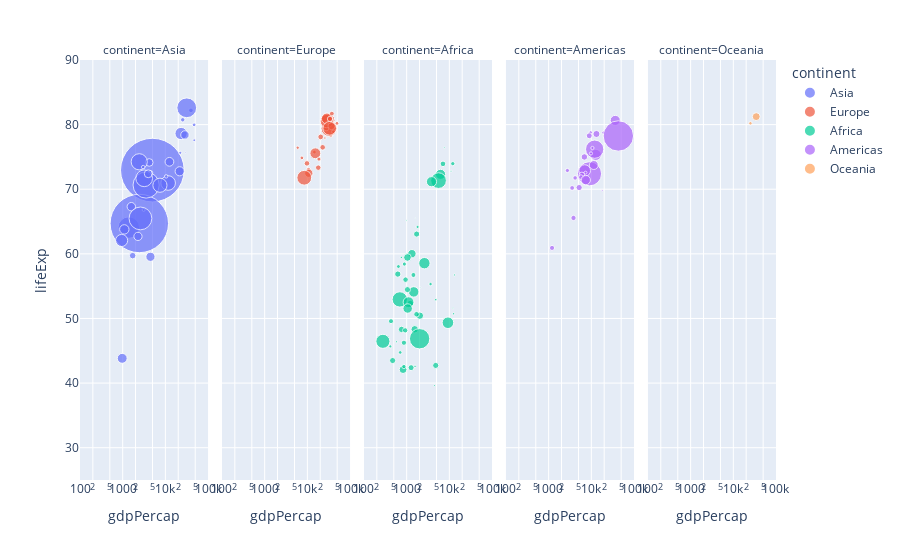

Notebook cell for this chart:
### Code cell
fig = px.scatter(df, x="gdpPercap", y="lifeExp", animation_frame="year", animation_group="country",
           size="pop", color="continent", hover_name="country", facet_col="continent",
           log_x=True, size_max=45, range_x=[100,100000], range_y=[25,90])
fig.show()

### Figure 1 — Plotly figure (JSON) as saved in the notebook; plotly's stock layout.template omitted (floating-point values rounded to 4 significant figures)
{"data": [{"hovertemplate": "<b>%{hovertext}</b><br><br>continent=Asia<br>year=2007<br>gdpPercap=%{x}<br>lifeExp=%{y}<br>pop=%{marker.size}<extra></extra>", "hovertext": ["Afghanistan", "Bahrain", "Bangladesh", "Cambodia", "China", "Hong Kong, China", "India", "Indonesia", "Iran", "Iraq", "Israel", "Japan", "Jordan", "Korea, Dem. Rep.", "Korea, Rep.", "Kuwait", "Lebanon", "Malaysia", "Mongolia", "Myanmar", "Nepal", "Oman", "Pakistan", "Philippines", "Saudi Arabia", "Singapore", "Sri Lanka", "Syria", "Taiwan", "Thailand", "Vietnam", "West Bank and Gaza", "Yemen, Rep."], "ids": ["Afghanistan", "Bahrain", "Bangladesh", "Cambodia", "China", "Hong Kong, China", "India", "Indonesia", "Iran", "Iraq", "Israel", "Japan", "Jordan", "Korea, Dem. Rep.", "Korea, Rep.", "Kuwait", "Lebanon", "Malaysia", "Mongolia", "Myanmar", "Nepal", "Oman", "Pakistan", "Philippines", "Saudi Arabia", "Singapore", "Sri Lanka", "Syria", "Taiwan", "Thailand", "Vietnam", "West Bank and Gaza", "Yemen, Rep."], "legendgroup": "Asia", "marker": {"color": "#636efa", "size": [31889923, 708573, 150448339, 14131858, 1318683096, 6980412, 1110396331, 223547000, 69453570, 27499638, 6426679, 127467972, 6053193, 23301725, 49044790, 2505559, 3921278, 24821286, 2874127, 47761980, 28901790, 3204897, 169270617, 91077287, 27601038, 4553009, 20378239, 19314747, 23174294, 65068149, 85262356, 4018332, 22211743], "sizemode": "area", "sizeref": 651200.0, "symbol": "circle"}, "mode": "markers", "name": "Asia", "orientation": "v", "showlegend": true, "type": "scatter", "x": [974.6, 29800.0, 1391.0, 1714.0, 4959.0, 39720.0, 2452.0, 3541.0, 11610.0, 4471.0, 25520.0, 31660.0, 4519.0, 1593.0, 23350.0, 47310.0, 10460.0, 12450.0, 3096.0, 944, 1091.0, 22320.0, 2606.0, 3190.0, 21650.0, 47140.0, 3970.0, 4185.0, 28720.0, 7458.0, 2442.0, 3025.0, 2281.0], "xaxis": "x", "y": [43.83, 75.64, 64.06, 59.72, 72.96, 82.21, 64.7, 70.65, 70.96, 59.55, 80.75, 82.6, 72.53, 67.3, 78.62, 77.59, 71.99, 74.24, 66.8, 62.07, 63.78, 75.64, 65.48, 71.69, 72.78, 79.97, 72.4, 74.14, 78.4, 70.62, 74.25, 73.42, 62.7], "yaxis": "y"}, {"hovertemplate": "<b>%{hovertext}</b><br><br>continent=Europe<br>year=2007<br>gdpPercap=%{x}<br>lifeExp=%{y}<br>pop=%{marker.size}<extra></extra>", "hovertext": ["Albania", "Austria", "Belgium", "Bosnia and Herzegovina", "Bulgaria", "Croatia", "Czech Republic", "Denmark", "Finland", "France", "Germany", "Greece", "Hungary", "Iceland", "Ireland", "Italy", "Montenegro", "Netherlands", "Norway", "Poland", "Portugal", "Romania", "Serbia", "Slovak Republic", "Slovenia", "Spain", "Sweden", "Switzerland", "Turkey", "United Kingdom"], "ids": ["Albania", "Austria", "Belgium", "Bosnia and Herzegovina", "Bulgaria", "Croatia", "Czech Republic", "Denmark", "Finland", "France", "Germany", "Greece", "Hungary", "Iceland", "Ireland", "Italy", "Montenegro", "Netherlands", "Norway", "Poland", "Portugal", "Romania", "Serbia", "Slovak Republic", "Slovenia", "Spain", "Sweden", "Switzerland", "Turkey", "United Kingdom"], "legendgroup": "Europe", "marker": {"color": "#EF553B", "size": [3600523, 8199783, 10392226, 4552198, 7322858, 4493312, 10228744, 5468120, 5238460, 61083916, 82400996, 10706290, 9956108, 301931, 4109086, 58147733, 684736, 16570613, 4627926, 38518241, 10642836, 22276056, 10150265, 5447502, 2009245, 40448191, 9031088, 7554661, 71158647, 60776238], "sizemode": "area", "sizeref": 651200.0, "symbol": "circle"}, "mode": "markers", "name": "Europe", "orientation": "v", "showlegend": true, "type": "scatter", "x": [5937.0, 36130.0, 33690.0, 7446.0, 10680.0, 14620.0, 22830.0, 35280.0, 33210.0, 30470.0, 32170.0, 27540.0, 18010.0, 36180.0, 40680.0, 28570.0, 9254.0, 36800.0, 49360.0, 15390.0, 20510.0, 10810.0, 9787.0, 18680.0, 25770.0, 28820.0, 33860.0, 37510.0, 8458.0, 33200.0], "xaxis": "x2", "y": [76.42, 79.83, 79.44, 74.85, 73.0, 75.75, 76.49, 78.33, 79.31, 80.66, 79.41, 79.48, 73.34, 81.76, 78.89, 80.55, 74.54, 79.76, 80.2, 75.56, 78.1, 72.48, 74.0, 74.66, 77.93, 80.94, 80.88, 81.7, 71.78, 79.42], "yaxis": "y2"}, {"hovertemplate": "<b>%{hovertext}</b><br><br>continent=Africa<br>year=2007<br>gdpPercap=%{x}<br>lifeExp=%{y}<br>pop=%{marker.size}<extra></extra>", "hovertext": ["Algeria", "Angola", "Benin", "Botswana", "Burkina Faso", "Burundi", "Cameroon", "Central African Republic", "Chad", "Comoros", "Congo, Dem. Rep.", "Congo, Rep.", "Cote d'Ivoire", "Djibouti", "Egypt", "Equatorial Guinea", "Eritrea", "Ethiopia", "Gabon", "Gambia", "Ghana", "Guinea", "Guinea-Bissau", "Kenya", "Lesotho", "Liberia", "Libya", "Madagascar", "Malawi", "Mali", "Mauritania", "Mauritius", "Morocco", "Mozambique", "Namibia", "Niger", "Nigeria", "Reunion", "Rwanda", "Sao Tome and Principe", "Senegal", "Sierra Leone", "Somalia", "South Africa", "Sudan", "Swaziland", "Tanzania", "Togo", "Tunisia", "Uganda", "Zambia", "Zimbabwe"], "ids": ["Algeria", "Angola", "Benin", "Botswana", "Burkina Faso", "Burundi", "Cameroon", "Central African Republic", "Chad", "Comoros", "Congo, Dem. Rep.", "Congo, Rep.", "Cote d'Ivoire", "Djibouti", "Egypt", "Equatorial Guinea", "Eritrea", "Ethiopia", "Gabon", "Gambia", "Ghana", "Guinea", "Guinea-Bissau", "Kenya", "Lesotho", "Liberia", "Libya", "Madagascar", "Malawi", "Mali", "Mauritania", "Mauritius", "Morocco", "Mozambique", "Namibia", "Niger", "Nigeria", "Reunion", "Rwanda", "Sao Tome and Principe", "Senegal", "Sierra Leone", "Somalia", "South Africa", "Sudan", "Swaziland", "Tanzania", "Togo", "Tunisia", "Uganda", "Zambia", "Zimbabwe"], "legendgroup": "Africa", "marker": {"color": "#00cc96", "size": [33333216, 12420476, 8078314, 1639131, 14326203, 8390505, 17696293, 4369038, 10238807, 710960, 64606759, 3800610, 18013409, 496374, 80264543, 551201, 4906585, 76511887, 1454867, 1688359, 22873338, 9947814, 1472041, 35610177, 2012649, 3193942, 6036914, 19167654, 13327079, 12031795, 3270065, 1250882, 33757175, 19951656, 2055080, 12894865, 135031164, 798094, 8860588, 199579, 12267493, 6144562, 9118773, 43997828, 42292929, 1133066, 38139640, 5701579, 10276158, 29170398, 11746035, 12311143], "sizemode": "area", "sizeref": 651200.0, "symbol": "circle"}, "mode": "markers", "name": "Africa", "orientation": "v", "showlegend": true, "type": "scatter", "x": [6223.0, 4797.0, 1441.0, 12570.0, 1217.0, 430.1, 2042.0, 706.0, 1704.0, 986.1, 277.6, 3633.0, 1545.0, 2082.0, 5581.0, 12150.0, 641.4, 690.8, 13210.0, 752.7, 1328.0, 942.7, 579.2, 1463.0, 1569.0, 414.5, 12060.0, 1045.0, 759.3, 1043.0, 1803.0, 10960.0, 3820.0, 823.7, 4811.0, 619.7, 2014.0, 7670.0, 863.1, 1598.0, 1712.0, 862.5, 926.1, 9270.0, 2602.0, 4513.0, 1107.0, 883.0, 7093.0, 1056.0, 1271.0, 469.7], "xaxis": "x3", "y": [72.3, 42.73, 56.73, 50.73, 52.3, 49.58, 50.43, 44.74, 50.65, 65.15, 46.46, 55.32, 48.33, 54.79, 71.34, 51.58, 58.04, 52.95, 56.73, 59.45, 60.02, 56.01, 46.39, 54.11, 42.59, 45.68, 73.95, 59.44, 48.3, 54.47, 64.16, 72.8, 71.16, 42.08, 52.91, 56.87, 46.86, 76.44, 46.24, 65.53, 63.06, 42.57, 48.16, 49.34, 58.56, 39.61, 52.52, 58.42, 73.92, 51.54, 42.38, 43.49], "yaxis": "y3"}, {"hovertemplate": "<b>%{hovertext}</b><br><br>continent=Americas<br>year=2007<br>gdpPercap=%{x}<br>lifeExp=%{y}<br>pop=%{marker.size}<extra></extra>", "hovertext": ["Argentina", "Bolivia", "Brazil", "Canada", "Chile", "Colombia", "Costa Rica", "Cuba", "Dominican Republic", "Ecuador", "El Salvador", "Guatemala", "Haiti", "Honduras", "Jamaica", "Mexico", "Nicaragua", "Panama", "Paraguay", "Peru", "Puerto Rico", "Trinidad and Tobago", "United States", "Uruguay", "Venezuela"], "ids": ["Argentina", "Bolivia", "Brazil", "Canada", "Chile", "Colombia", "Costa Rica", "Cuba", "Dominican Republic", "Ecuador", "El Salvador", "Guatemala", "Haiti", "Honduras", "Jamaica", "Mexico", "Nicaragua", "Panama", "Paraguay", "Peru", "Puerto Rico", "Trinidad and Tobago", "United States", "Uruguay", "Venezuela"], "legendgroup": "Americas", "marker": {"color": "#ab63fa", "size": [40301927, 9119152, 190010647, 33390141, 16284741, 44227550, 4133884, 11416987, 9319622, 13755680, 6939688, 12572928, 8502814, 7483763, 2780132, 108700891, 5675356, 3242173, 6667147, 28674757, 3942491, 1056608, 301139947, 3447496, 26084662], "sizemode": "area", "sizeref": 651200.0, "symbol": "circle"}, "mode": "markers", "name": "Americas", "orientation": "v", "showlegend": true, "type": "scatter", "x": [12780.0, 3822.0, 9066.0, 36320.0, 13170.0, 7007.0, 9645.0, 8948.0, 6025.0, 6873.0, 5728.0, 5186.0, 1202.0, 3548.0, 7321.0, 11980.0, 2749.0, 9809.0, 4173.0, 7409.0, 19330.0, 18010.0, 42950.0, 10610.0, 11420.0], "xaxis": "x4", "y": [75.32, 65.55, 72.39, 80.65, 78.55, 72.89, 78.78, 78.27, 72.23, 74.99, 71.88, 70.26, 60.92, 70.2, 72.57, 76.19, 72.9, 75.54, 71.75, 71.42, 78.75, 69.82, 78.24, 76.38, 73.75], "yaxis": "y4"}, {"hovertemplate": "<b>%{hovertext}</b><br><br>continent=Oceania<br>year=2007<br>gdpPercap=%{x}<br>lifeExp=%{y}<br>pop=%{marker.size}<extra></extra>", "hovertext": ["Australia", "New Zealand"], "ids": ["Australia", "New Zealand"], "legendgroup": "Oceania", "marker": {"color": "#FFA15A", "size": [20434176, 4115771], "sizemode": "area", "sizeref": 651200.0, "symbol": "circle"}, "mode": "markers", "name": "Oceania", "orientation": "v", "showlegend": true, "type": "scatter", "x": [34440.0, 25190.0], "xaxis": "x5", "y": [81.23, 80.2], "yaxis": "y5"}], "layout": {"annotations": [{"font": {}, "showarrow": false, "text": "continent=Asia", "x": 0.092, "xanchor": "center", "xref": "paper", "y": 1, "yanchor": "bottom", "yref": "paper"}, {"font": {}, "showarrow": false, "text": "continent=Europe", "x": 0.296, "xanchor": "center", "xref": "paper", "y": 1, "yanchor": "bottom", "yref": "paper"}, {"font": {}, "showarrow": false, "text": "continent=Africa", "x": 0.5, "xanchor": "center", "xref": "paper", "y": 1, "yanchor": "bottom", "yref": "paper"}, {"font": {}, "showarrow": false, "text": "continent=Americas", "x": 0.704, "xanchor": "center", "xref": "paper", "y": 1, "yanchor": "bottom", "yref": "paper"}, {"font": {}, "showarrow": false, "text": "continent=Oceania", "x": 0.908, "xanchor": "center", "xref": "paper", "y": 1, "yanchor": "bottom", "yref": "paper"}], "legend": {"itemsizing": "constant", "title": {"text": "continent"}, "tracegroupgap": 0}, "margin": {"t": 60}, "xaxis": {"anchor": "y", "domain": [0, 0.184], "range": [2, 5], "title": {"text": "gdpPercap"}, "type": "log"}, "xaxis2": {"anchor": "y2", "domain": [0.204, 0.388], "matches": "x", "range": [2, 5], "title": {"text": "gdpPercap"}, "type": "log"}, "xaxis3": {"anchor": "y3", "domain": [0.408, 0.592], "matches": "x", "range": [2, 5], "title": {"text": "gdpPercap"}, "type": "log"}, "xaxis4": {"anchor": "y4", "domain": [0.612, 0.796], "matches": "x", "range": [2, 5], "title": {"text": "gdpPercap"}, "type": "log"}, "xaxis5": {"anchor": "y5", "domain": [0.816, 1], "matches": "x", "range": [2, 5], "title": {"text": "gdpPercap"}, "type": "log"}, "yaxis": {"anchor": "x", "domain": [0, 1], "range": [25, 90], "title": {"text": "lifeExp"}}, "yaxis2": {"anchor": "x2", "domain": [0, 1], "matches": "y", "showticklabels": false}, "yaxis3": {"anchor": "x3", "domain": [0, 1], "matches": "y", "showticklabels": false}, "yaxis4": {"anchor": "x4", "domain": [0, 1], "matches": "y", "showticklabels": false}, "yaxis5": {"anchor": "x5", "domain": [0, 1], "matches": "y", "showticklabels": false}}}
